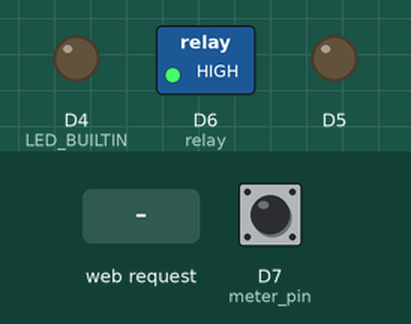
Simulated run of this sketch. Board: ESP8266 (NodeMCU). Parts: switched loads named in the sketch (green lamp = pin HIGH), output pins drawn as LEDs (lit = HIGH, except the on-board LED, lit = LOW). Dashed ring = blinking. The inputs (shaded band) are chosen by the test bench; at power-on: D7 (meter_pin) HIGH. WiFi joins after 1.5 s; servers stay silent unless stated; EEPROM starts erased; what the sketch prints to the serial monitor is not drawn.

Above: at 4.8 s.
4.9 s: D7 (meter_pin) pulled LOW for 0.15 s
At 6.1 s:
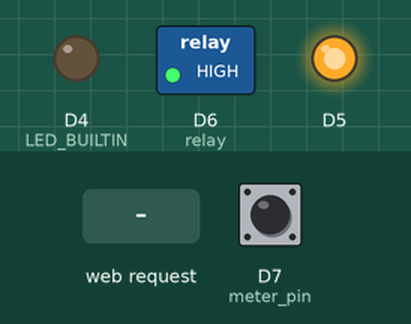
6.5 s: HTTP request GET /turnoff received
At 7.5 s:
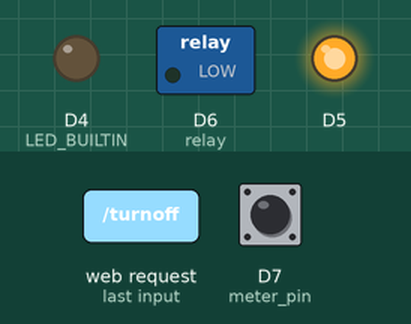
8.0 s: D7 (meter_pin) pulled LOW for 1 s
At 8.4 s:
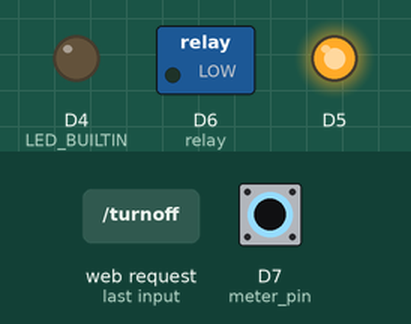
10.5 s: HTTP request GET /turnon received
At 11.7 s:
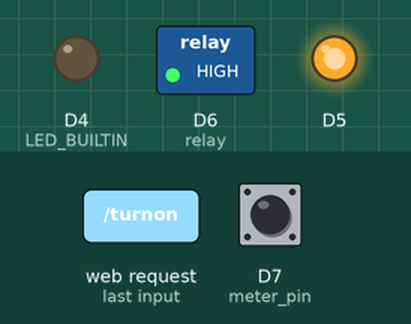
12.0 s: D7 (meter_pin) pulled LOW for 0.15 s
At 12.8 s:
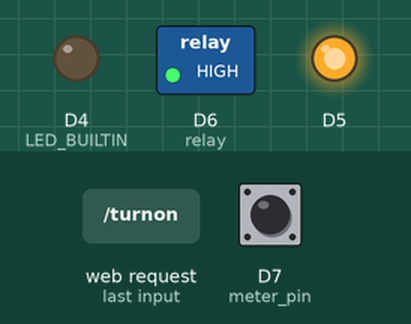
13.6 s: D7 (meter_pin) pulsed LOW 5 times (0.12 s each, 0.3 s apart)
At 14.2 s:
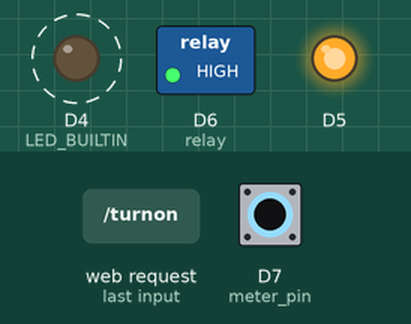
Timing chart, 0 to 16.6 s (numbered marks = the images above; inputs shaded):
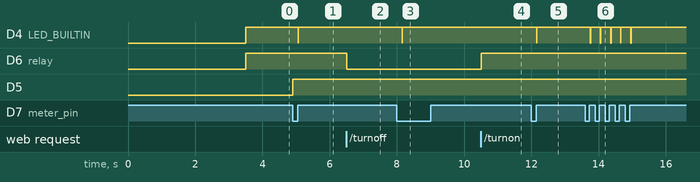

Measured:
- after the input at 4.9 s, D4 (LED_BUILTIN): HIGH → LOW after 0.16 s, → HIGH 0.01 s later; D5: LOW → HIGH at once
- after the input at 6.5 s, D6 (relay): HIGH → LOW at once
- after the input at 8.0 s, D4 (LED_BUILTIN): HIGH → LOW after 0.15 s, → HIGH 0.01 s later
- after the input at 10.5 s, D6 (relay): LOW → HIGH at once
- after the input at 12.0 s, D4 (LED_BUILTIN): HIGH → LOW after 0.15 s, → HIGH 0.01 s later
- after the input at 13.6 s, D4 (LED_BUILTIN): alternates HIGH for 0.29 s and LOW for 0.01 s, 10 changes in all, then stays HIGH, starting after 0.15 s

The sketch:

Sangam_datapost.ino
```cpp
#include <ArduinoJson.h>

#include <FirebaseArduino.h>
#include <EEPROM.h>
#include <ESP8266WiFi.h>
#include <WiFiClient.h>
#include <ESP8266WebServer.h>
#define FIREBASE_HOST "sangam-a3c1a.firebaseio.com" //Your Firebase Project URL goes here without "http:" , "\" and "/"
#define FIREBASE_AUTH "f4sWbNdFasemcHw3IRJKSJr8pQkxf0hOCYo9540z" //Your Firebase Database Secret goes here
#define address 10
#define imp 0.00028
 int meter_pin = D7;
 int relay=D6;

// Replace with your network credentials
const char* ssid = "Sudhar..!";
const char* password = "ni6ga2rd";

ESP8266WebServer server(80);   //instantiate server at port 80 (http port)

String page = "<html> \n <body>";
double data =0.000;
void setup(void){
  Firebase.begin(FIREBASE_HOST, FIREBASE_AUTH);
  pinMode(D5,OUTPUT);
  pinMode(meter_pin, INPUT_PULLUP);
  pinMode(relay, OUTPUT);
  pinMode(LED_BUILTIN,OUTPUT);
  Serial.begin(115200);
   EEPROM.begin(512);
   data=EEPROM.read(address);
   delay(1000);
   Serial.println("data value is");
   Serial.println(data);
   delay(1000);
  WiFi.begin(ssid, password); //begin WiFi connection
  Serial.println("");

  // Wait for connection
  while (WiFi.status() != WL_CONNECTED) {
    delay(500);
    Serial.print(".");
  }
  digitalWrite(LED_BUILTIN,HIGH);
  Serial.println("");
  Serial.print("Connected to ");
  Serial.println(ssid);
  Serial.print("IP address: ");
  Serial.println(WiFi.localIP());
  server.on("/data.txt", [](){

    server.send(200, "text/html", String(data));
  });
  server.on("/turnoff",turnoff);
  server.on("/turnon",turnon);
  server.on("/", [](){
   page = "<h1>Sensor to Node MCU Web Server</h1><h1>Data:</h1> <h1 id=\"data\">""</h1>\r\n";
   page += "<script>\r\n";
   page += "var x = setInterval(function() {loadData(\"data.txt\",updateData)}, 1000);\r\n";
   page += "function loadData(url, callback){\r\n";
   page += "var xhttp = new XMLHttpRequest();\r\n";
   page += "xhttp.onreadystatechange = function(){\r\n";
   page += " if(this.readyState == 4 && this.status == 200){\r\n";
   page += " callback.apply(xhttp);\r\n";
   page += " }\r\n";
   page += "};\r\n";
   page += "xhttp.open(\"GET\", url, true);\r\n";
   page += "xhttp.send();\r\n";
   page += "}\r\n";
   page += "function updateData(){\r\n";
   page += " document.getElementById(\"data\").innerHTML = this.responseText;\r\n";
   page += "}\r\n";
   page += "</script>\r\n";
   server.send(200, "text/html", page);
  });
  server.begin();
  Serial.println("Web server started!");
  digitalWrite(relay,HIGH);
  Firebase.setFloat("Units",data);                                                 // post to firebase here
        Serial.println("DATA to FIREBASE uploaded HERE");
 }
 int prev=0; unsigned int i=0;
 void turnoff()
 {
   digitalWrite(relay,LOW);
   server.send(200,"text/html","<html> <h1> Supply cut Due to unpaid bills....</h1> </html>");
 }
  void turnon()
 {
   digitalWrite(relay,HIGH);
   server.send(200,"text/html","<html> <h1> Supply resumes.....</h1> </html>");
 }
 void firebasereconnect()
{
  Serial.println("Trying to reconnect");
    Firebase.begin(FIREBASE_HOST, FIREBASE_AUTH);
  }
void loop(void)
{
  if (Firebase.failed())
  {
      Serial.print("setting number failed:");
      Serial.println(Firebase.error());
      firebasereconnect();
      return;
  }
  if((digitalRead(meter_pin) == LOW) && prev!=digitalRead(meter_pin))
{
  digitalWrite(D5,HIGH);
  data+=imp;
  i++;
        Firebase.setFloat("Units",data);                                                 // post to firebase here
        Serial.println("DATA to FIREBASE uploaded HERE");
  if(i%3600 == 0)
  {
    EEPROM.write(address,data);
    EEPROM.commit();
    Serial.println("IN!!!");
  }
  Serial.println();
  Serial.print(" Impulse number=");
  Serial.print(i);
  Serial.print(" Units consumed=");
  Serial.print(data,5);
  digitalWrite(LED_BUILTIN,LOW);
}
  prev=digitalRead(meter_pin);
  delay(10);
  digitalWrite(LED_BUILTIN,HIGH);
  server.handleClient();
  }
```
